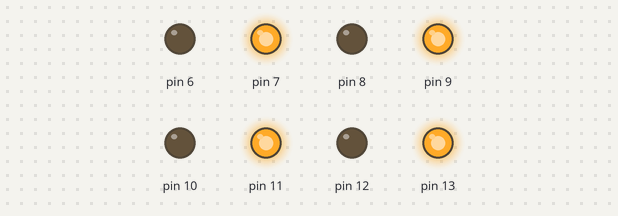
Recording of a sketch running on a simulated Arduino Uno, built with avr-gcc and run on an emulated ATmega328P. Shown: output pins drawn as LEDs (lit = HIGH).

Above: at 0.2 s.
At 2.5 s:
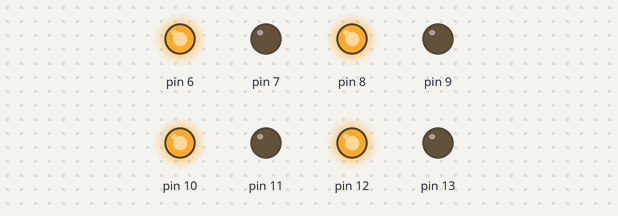
Timing chart, 0 to 3.5 s (numbered marks = the images above):
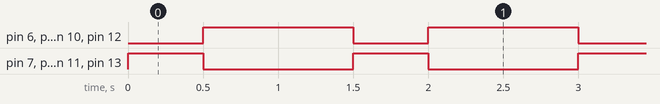

Measured:
- by itself, pin 6, pin 8, pin 10, pin 12: alternates HIGH for 1.0 s and LOW for 0.50 s
- by itself, pin 7, pin 9, pin 11, pin 13: alternates HIGH for 0.50 s and LOW for 1.0 s

The sketch:

LED2.ino
```cpp
void setup()
{
  pinMode(13, OUTPUT);
  pinMode(12, OUTPUT);
  pinMode(11, OUTPUT);
  pinMode(10, OUTPUT);
  pinMode(9, OUTPUT);
  pinMode(8, OUTPUT);
  pinMode(7, OUTPUT);
  pinMode(6, OUTPUT);
}


void loop()
{
  digitalWrite(13, HIGH);
  digitalWrite(12, LOW);
  digitalWrite(11, HIGH);
  digitalWrite(10, LOW);
  digitalWrite(9, HIGH);
  digitalWrite(8, LOW);
  digitalWrite(7, HIGH);
  digitalWrite(6, LOW);

  delay(500);

  digitalWrite(13, LOW);
  digitalWrite(12, HIGH);
  digitalWrite(11, LOW);
  digitalWrite(10, HIGH);
  digitalWrite(9, LOW);
  digitalWrite(8, HIGH);
  digitalWrite(7,LOW);
  digitalWrite(6, HIGH);

  delay(1000);
}
```
